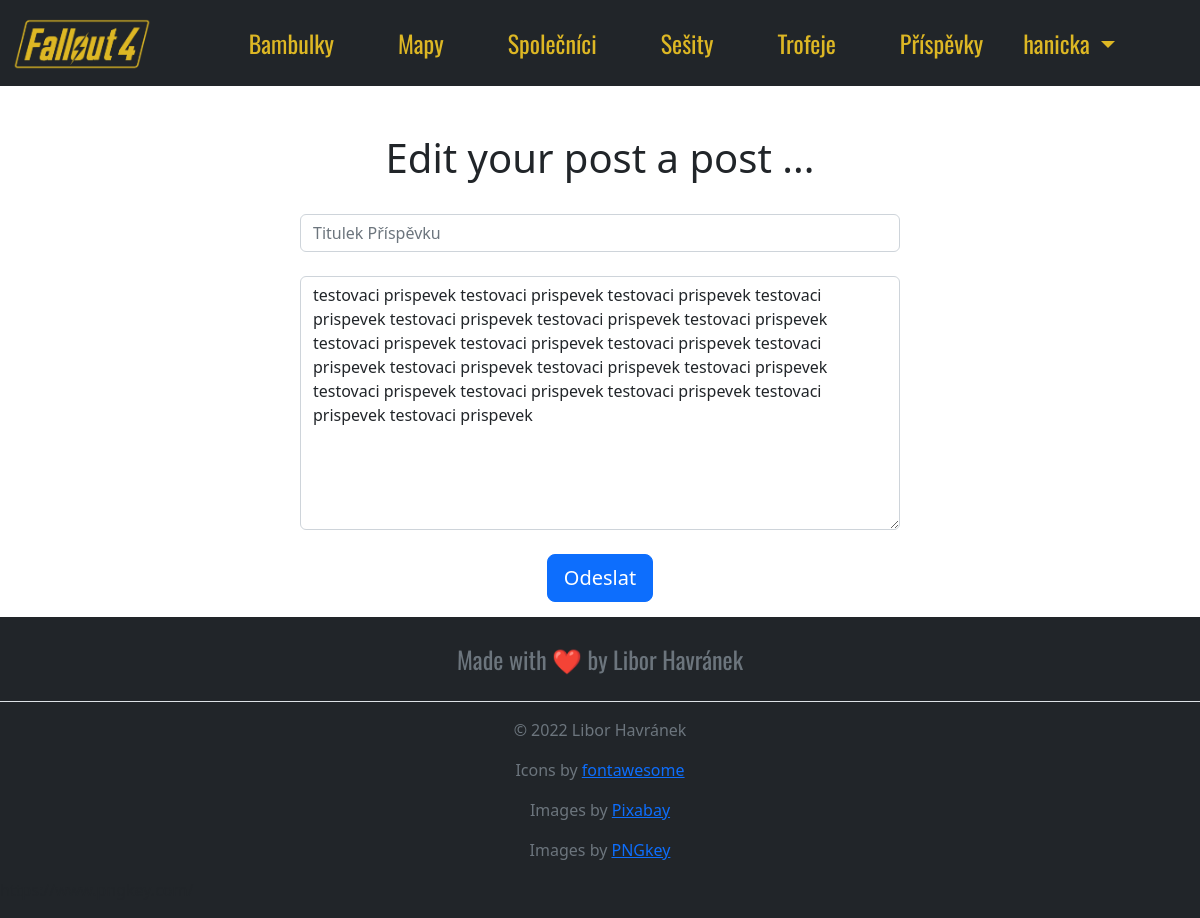
Before: /edit_post/1 (signed in) with the older database file.
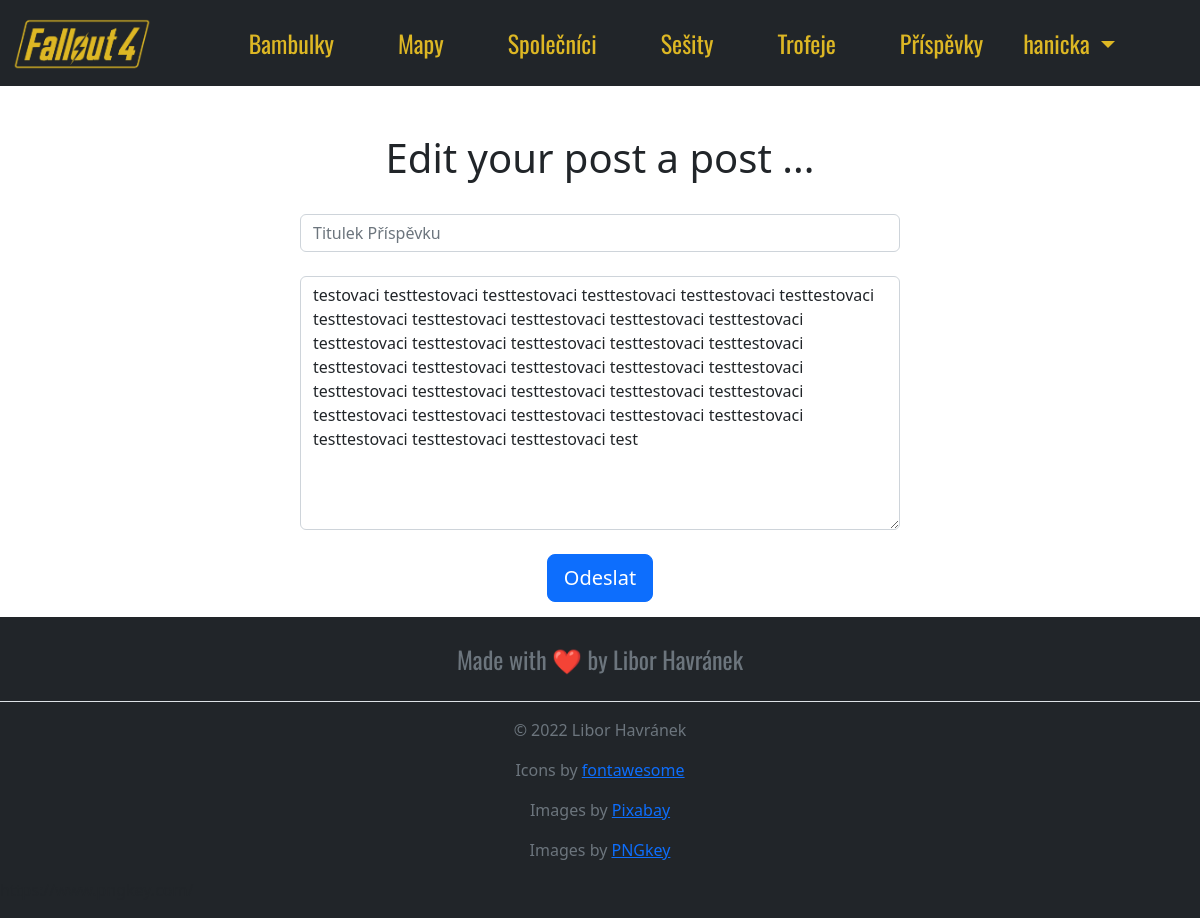
After: the same page with the newer database file.
### website/models.py (models this page shows)
class Post(db.Model):
    id = db.Column(db.Integer, primary_key=True)
    text = db.Column(db.Text, nullable=False)
    title = db.Column(db.String(150), nullable=False)
    date_created = db.Column(db.DateTime(timezone=True), default=func.now())
    author = db.Column(db.Integer, db.ForeignKey('user.id', ondelete="CASCADE"), nullable=False)
    comments = db.relationship('Comment', backref='post', passive_deletes=True)
    likes = db.relationship('Like', backref='post', passive_deletes=True)
    dislikes = db.relationship('Dislike', backref='post', passive_deletes=True)

### website/views.py (the view, shortened to what this page needs)
@views.route("/edit_post/<int:id>", methods=['GET', 'POST'])
@login_required
def edit_post(id):
    post = Post.query.filter_by(id=id).first()
    return render_template('edit_post.html', user=current_user, id=post.id, post=post )

### website/__init__.py (called while the page is built)
def create_app():
    app = Flask(__name__)
    app.config['SECRET_KEY']= 'key'
    app.config['SQLALCHEMY_DATABASE_URI'] = f'sqlite:///{DB_NAME}'
    db.init_app(app)
    from .views import views
    from .auth import auth
    app.register_blueprint(views, url_prefix=('/'))
    app.register_blueprint(auth, url_prefix=('/'))
    from .models import User, Post, Comment, Like, Dislike
    create_database(app)
    login_manager = LoginManager()
    login_manager.login_view = 'auth.login'
    login_manager.init_app(app)
    @login_manager.user_loader
    def load_user(id):
        return User.query.get(int(id))
    return app

### website/templates/edit_post.html (shortened to what this page needs)
{% extends 'base.html' %}
{% block content %}
<br> <br>
<center>
<h1>Edit your post a post ...</h1>
<form method="POST">
    <div class="mb-3 align-center">
      <input type="text" class="form-control w-50" id="title" name="title" aria-describedby="emailHelp" placeholder="Titulek Příspěvku">
      <br>
<textarea name="text" id="text" cols="10" rows="10" class="form-control w-50">{{post.text}}</textarea>
<br>
<button type="submit" class="btn btn-lg btn-primary">Odeslat</button>
</div>
  </form>
</center>
{% endblock %}

Changed rows visible on the page:
changed Post: text "testovaci prispevek testovaci prispevek testovaci prispevek testovaci prispevek testovaci prispevek testovaci prispevek testovaci prispevek testovaci prispevek testovaci prispevek testovaci prispevek testovaci prispevek testovaci prispevek testovaci prispevek testovaci prispevek testovaci prispevek testovaci prispevek testovaci prispevek testovaci prispevek testovaci prispevek" → "testovaci testtestovaci testtestovaci testtestovaci testtestovaci testtestovaci testtestovaci testtestovaci testtestovaci testtestovaci testtestovaci testtestovaci testtestovaci testtestovaci testtestovaci testtestovaci testtestovaci testtestovaci testtestovaci testtestovaci testtestovaci testtestovaci testtestovaci testtestovaci testtestovaci testtestovaci testtestovaci testtestovaci testtestovaci testtestovaci testtestovaci testtestovaci testtestovaci testtestovaci test"
